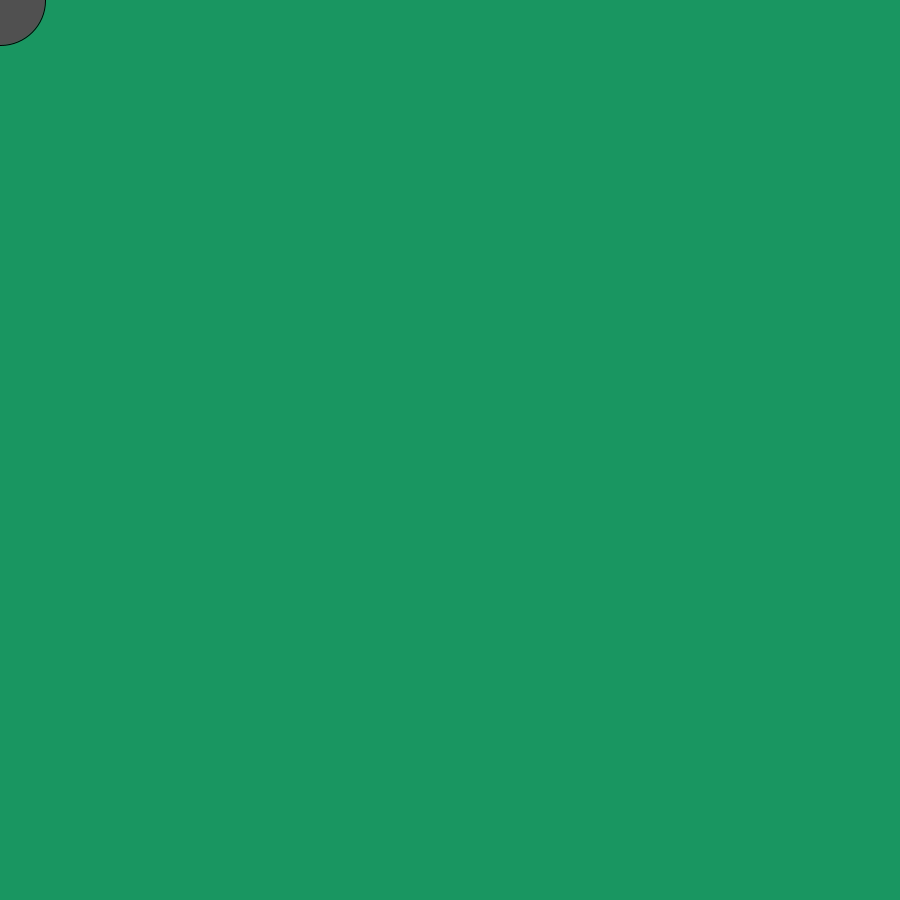
Frame 1 (no input)
Frame 60 (the mouse pressed at the canvas centre just before this capture): identical to frame 1, image omitted
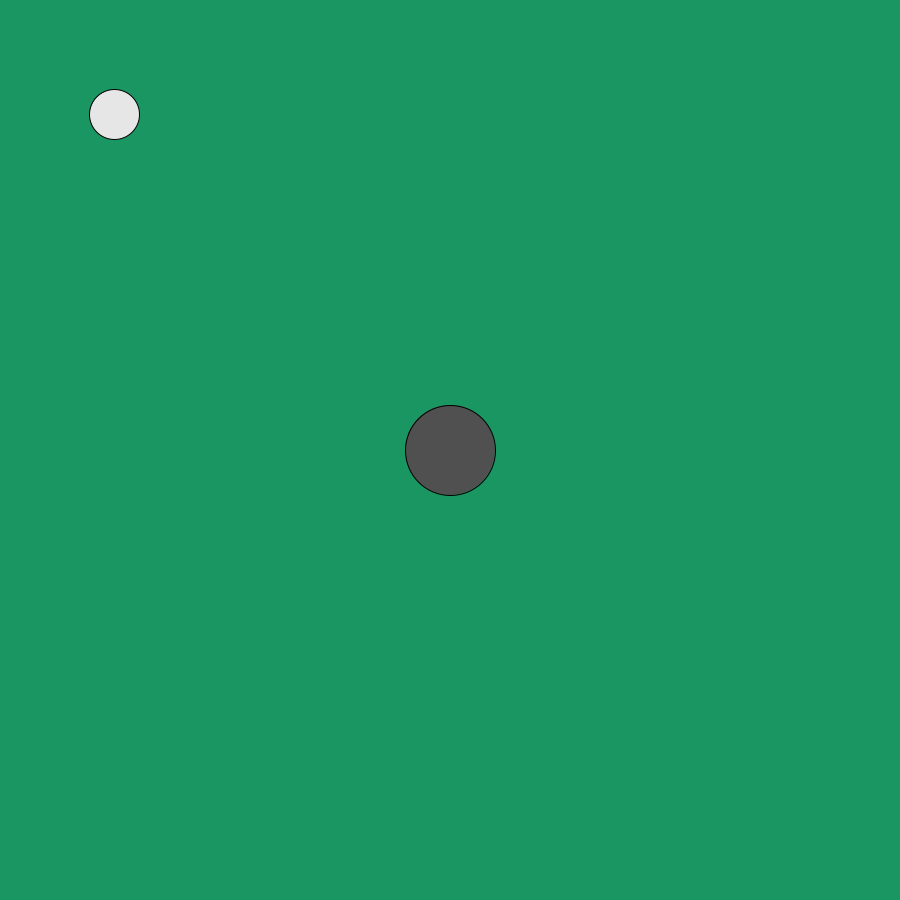
Frame 120 (the mouse held since frame 60 and released just before this capture)

The Processing sketch that drew these frames (run headless with seeded random() and noise(); from frame 60 on, the mouse is pressed at the canvas centre):

// Processing sketch: AgentesSeek
// ── AgentesSeek.pde
PVector agent, target, agentCurrentVel;


void setup(){
size(900,900);
 agent = new PVector(0,0);
target = new PVector(0,0);
agentCurrentVel = new PVector(0,0);
}
void draw(){
 background(25,150,97);
 seek();
 colorCaracter();
}

void seek(){
 float maxVel = 5, maxForce =2, mass = 20, maxSpeed = 10;
PVector desireVel = PVector.sub(target,agent);
desireVel.normalize();
desireVel.mult(maxVel);
PVector steering = PVector.sub(desireVel, agentCurrentVel);
steering.limit(maxForce);
steering.div(mass);
agentCurrentVel.add(steering);
agentCurrentVel.limit(maxSpeed);
agent.add(agentCurrentVel);
}



void colorCaracter(){
fill(230);
circle(agent.x ,agent.y, 50);
//target.x= mouseX;
//target.y=mouseY;
target = new PVector(mouseX,mouseY);
fill(80);
circle(target.x,target.y, 90);
}

// ── Agent.pde
public class Agent {
  PVector position;
  PVector currentVel;
  PVector desiredVel;
  PVector steering;
  float maxSpeed;
  float maxVelocity;
  float mass;
  float maxForce;
  float perceptionRatio;

  public Agent(PVector pos, float maxSpd, float maxV, float maxF, float mss) {
    position = pos;
    currentVel = new PVector(0, 0);
    desiredVel = new PVector(0, 0);
    steering = new PVector(0, 0);
    maxSpeed = maxSpd;
    maxVelocity = maxV;
    maxForce = maxF;
    mass = mss;
    perceptionRatio = 200;
  }

  void perceptionManager(Agent toPercept) {
    if (PVector.dist(position, toPercept.position) < perceptionRatio) {
      if (toPercept.mass < mass) {
        //seek
      } else {
        //flee
      }
    }
  }

  void display(color clr) {
    fill(clr);
    circle(position.x, position.y, mass);
    stroke(10);
    noFill();
    circle(position.x, position.y, perceptionRatio*2);
  }

  void bounds() {
    if (position.x > width) {
      position = new PVector(0, position.y);
    } else if (position.x < -1) {
      position = new PVector(width -1, position.y);
    }
    if (position.y > height) {
      position = new PVector(position.x, 0);
    } else if (position.y < 0) {
      position = new PVector(position.x, height -1);
    }
  }
}//End class Agent

// ── SteeringBehavior.pde
public class SteeringBehavior {


  PVector seek(Agent agent, PVector targetPos)
  {
    PVector desiredVel = PVector.sub(targetPos, agent.position);
    desiredVel.normalize();
    desiredVel.mult(agent.maxVelocity  );
    PVector steering = PVector.sub(desiredVel, agent.currentVel);
    steering.limit(agent.maxForce);
    steering.div(agent.mass);
    return steering;
  }

  PVector flee(Agent agent, PVector targetPos)
  {
   //a PVector targetTmp = PVector.mult(targetPos, -1);
    return PVector.mult(seek(agent, targetPos), -1);
  }

  void applyForce(Agent agent, PVector steering)
  {
    agent.currentVel.add(steering);
    agent.currentVel.limit(agent.maxSpeed);
    agent.position.add(agent.currentVel);
  }
  /*
  void movementManager()
  {

  }
  */
}//end Class SteeringBehavior
